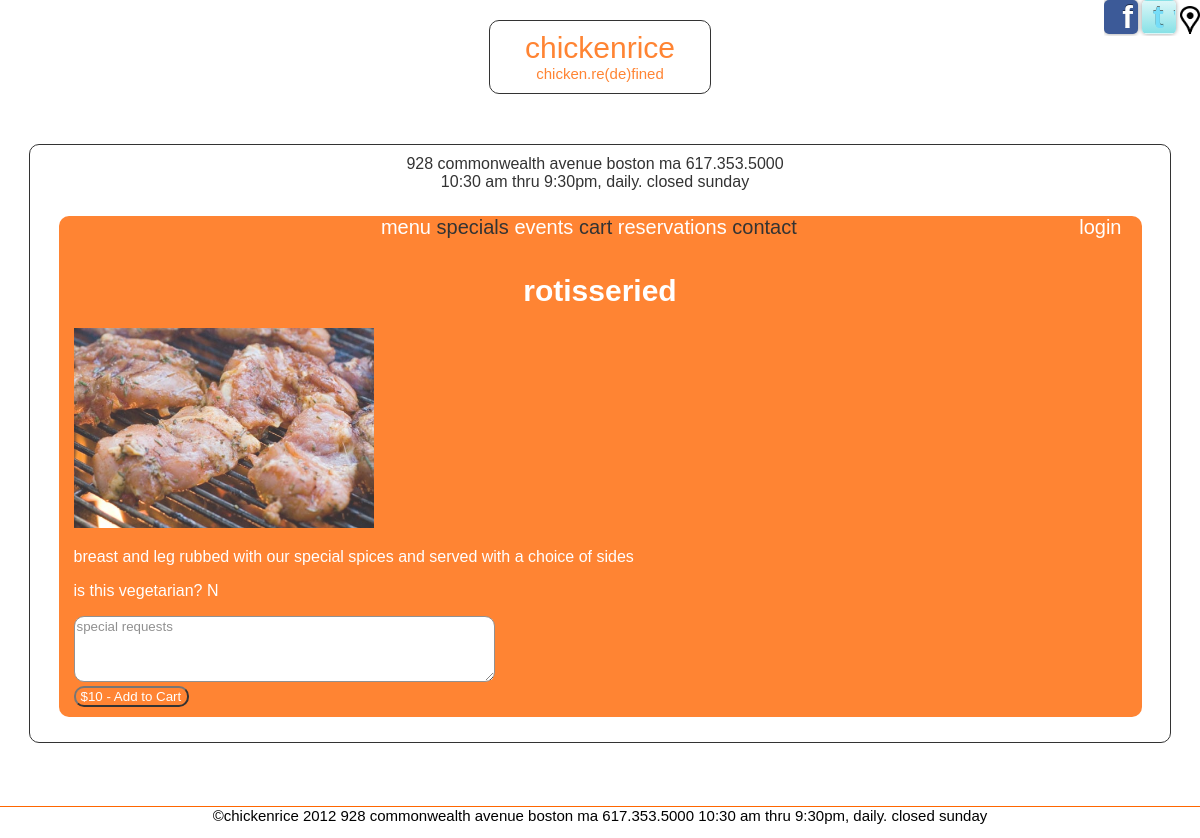
The page /menu/index.php?action=itemdetail&menuid=7 on the database its author committed.
### tables this page shows
CREATE TABLE IF NOT EXISTS `menu` (
  `id` int(10) NOT NULL AUTO_INCREMENT,
  `menuType` int(10) NOT NULL,
  `foodItem` int(10) NOT NULL,
  `price` int(5) NOT NULL,
  `cost` int(5) NOT NULL,
  `specialDay` varchar(1) NULL,
  PRIMARY KEY (`id`),
  KEY `menuType` (`menuType`),
  KEY `foodItem` (`foodItem`)
);

CREATE TABLE IF NOT EXISTS `food` (
  `id` int(10) NOT NULL AUTO_INCREMENT,
  `name` varchar(25) NOT NULL,
  `description` varchar(255) NOT NULL,
  `isVegetarian` varchar(1) NOT NULL DEFAULT 'N',
  `imageName` varchar(255) NULL,
  PRIMARY KEY (`id`)
);

### model/database.php (called while the page is built, shortened)
<?php
class Database {
    private static $dsn = 'mysql:host=localhost;dbname=chickenrice';
    private static $username = 'chickenrice';
    private static $password = 'password';
    private static $db;
    public static function getDB () {
        if (!isset(self::$db)) {
            try {
                self::$db = new PDO(self::$dsn,
                                     self::$username,
                                     self::$password);
            } catch (PDOException $e) {
                $error_message = $e->getMessage();
                include('../errors/database_error.php');
                exit();
            }
        }
        return self::$db;
    }
}
?>

### model/menu.php (called while the page is built, shortened)
<?php
class Menu{
	private $foodName;
	private $description;
	private $vegetarian;
	private $price;
	private $imageName;
	public function getImageName(){
		return $this->imageName;
	}
	public function getFoodName(){
		return $this->foodName;
	}
	public function getDescription(){
		return $this->description;
	}
	public function getVegetarian(){
		return $this->vegetarian;
	}
	public function getPrice(){
		return $this->price;
	}
	private function init($row){
		$this->foodName = $row['foodName'];
		$this->description = $row['description'];
		$this->vegetarian = $row['vegetarian'];
		$this->price = $row['price'];
		$this->imageName = $row['image'];
	}
	public static function getMenuItem($db, $id, $customerRequest){
		$sql="SELECT
		m.id as menuId,
		t.name as menuType,
		f.name as foodName,
		f.description as description,
		f.isVegetarian as vegetarian,
		m.price as price,
		m.specialDay as specialday,
		f.imageName as image
		FROM `menu` m JOIN `menutype` t ON m.menuType=t.id
		JOIN `food` f ON m.foodItem=f.id
		WHERE m.specialDay ='' AND m.id=$id";
		$statement= $db->prepare($sql);
		$statement->execute();
		$row = $statement->fetch();
		$d = new Menu($db);
		$d->init($row);
		$d->setCustomerRequest($customerRequest);
		return $d;
	}
}
?>

### menu/itemdetail.php (the view, shortened to what this page needs)
<?php
include('../include/header.php');
include('../include/body.php');
if (isset($menuItem)){
	$foodName=$menuItem->getFoodName();
	$description=$menuItem->getDescription();
	$vegetarian=$menuItem->getVegetarian();
	$price=$menuItem->getPrice();
	$imageName=$menuItem->getImageName();
}
?>
<h1>
	<?php echo $foodName;?>
</h1>
<img class="menuimage"
	src="../img/bg/<?php echo $imageName;?>" alt="<?php echo $foodName;?>">
<p>
	<?php echo $description;?>
</p>
<p>
	is this vegetarian?
	<?php echo $vegetarian;?>
</p>
<form name="addtocart" method="POST"
	action="../controller/addtocart.php">
	<textarea name="customerRequest" maxlength="255" placeholder="special requests" rows="4" cols="50"></textarea>
	<br>
	<input type="submit" value="$<?php echo $price; ?> - Add to Cart"> <input
</form>
<?php include('../include/footer.php'); ?>

### css/styles.css (style rules this page uses)
* { font-family: Arial, sans-serif; color: #FFFFFF; }
html { height: 100%; }
body { background-color: #000000; margin: 0; height: 100%; min-height: 100%; padding-bottom: 18px; scrollbar-base-color: #FF6600; scrollbar-arrow-color: #FF6600; scrollbar-DarkShadow-Color: #FF6600; background: url("img/bg/bg-01.jpg") no-repeat fixed center center; filter: progid:DXImageTransform.Microsoft.AlphaImageLoader(src="img/bg/bg-01.jpg", sizingMethod="scale" ); -webkit-background-size: cover; -moz-background-size: cover; -o-background-size: cover; background-size: cover; scrollbar-arrow-color: #FF6600; scrollbar-DarkShadow-Color: #FF6600; }
h1 { font-size: 30px; }
h1,h2,h3 { clear: both; text-align: center; }
input { background-color: #FF6600; color: #FFFFFF; padding-left: 5px; }
select,input,#innerframe,#outerframe,#logo,textarea { -webkit-border-radius: 10px; -moz-border-radius: 10px; -khtml-border-radius: 10px; border-radius: 10px; }
.addressform input,.addressform select,.addressform option,textarea { background-color: #FFFFFF; color: #FF6600; }
.menuimage { width: 300px; height: 200px; margin: auto; }

### rows shown on the page
menu: foodItem.name "rotisseried", foodItem.imageName (picture), foodItem.description "breast and leg rubbed with our special spices and served with a choice of sides", foodItem.isVegetarian "N", price "$10 - Add to Cart"
